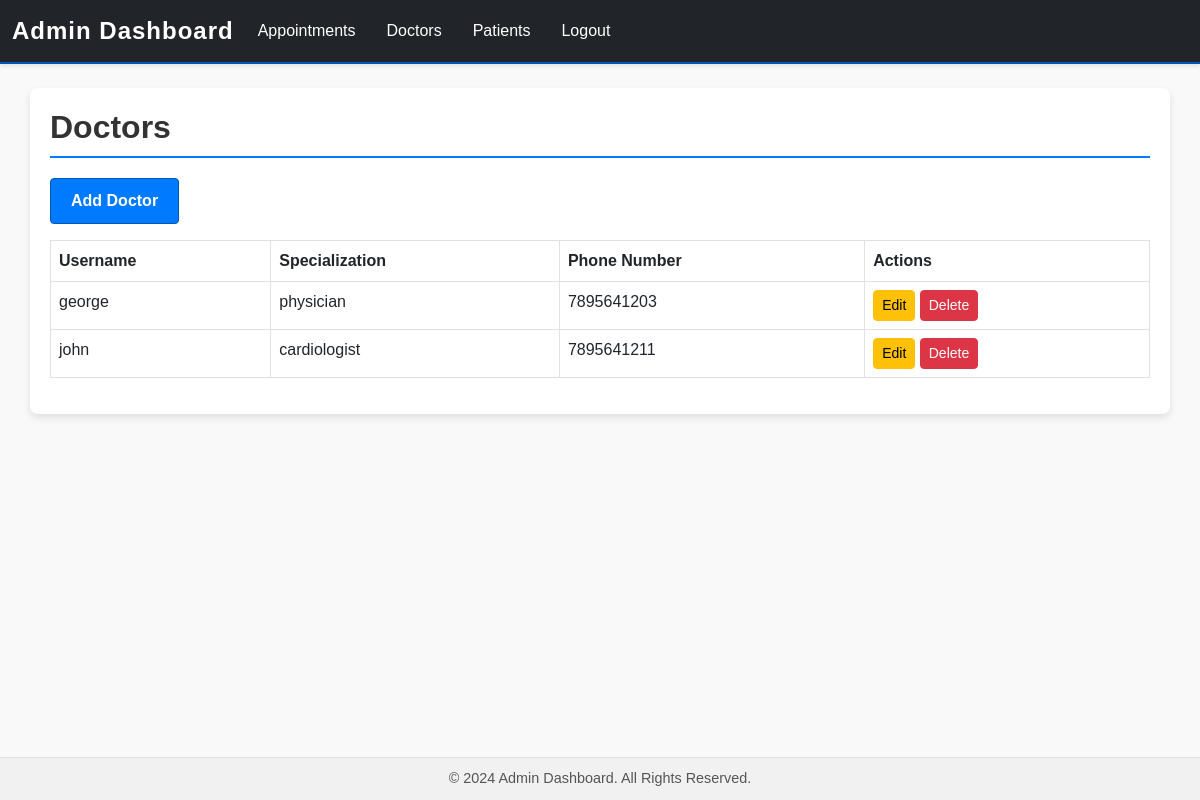
Screenshot of /admin_doctors/ with the database file from the repository.
### appointments/models.py (models this page shows, shortened)
class Doctor(models.Model):
    user = models.OneToOneField(User, on_delete=models.CASCADE)
    profile_pic = models.FileField(upload_to='doctor_profile/', null=True, blank=True)
    phone_number = models.CharField(max_length=250)
    address = models.TextField(blank=True, null=True)
    specialization = models.CharField(max_length=250)

### appointments/views.py (the view)
# urls.py: path('admin_doctors/', views.view_doctors, name='view_doctors'),
def view_doctors(request):
    doctors = Doctor.objects.all()
    return render(request, 'admin_doctor.html', {'doctors': doctors})

### templates/admin_doctor.html (shortened to what this page needs)
{% extends 'admin_base.html' %}
{% load static %}
{% block content %}
<h2>Doctors</h2>
<a href="{% url 'add_doctor' %}" class="btn btn-primary mb-3">Add Doctor</a>
<table class="table table-bordered">
    <thead>
        <tr>
            <th>Username</th>
            <th>Specialization</th>
            <th>Phone Number</th>
            <th>Actions</th>
        </tr>
    </thead>
    <tbody>
        {% for doctor in doctors %}
        <tr>
            <td>{{ doctor.user.username }}</td>
            <td>{{ doctor.specialization }}</td>
            <td>{{ doctor.phone_number }}</td>
            <td>
                <a href="{% url 'edit_doctor' doctor.id %}" class="btn btn-warning btn-sm">Edit</a>
                <a href="{% url 'delete_doctor' doctor.id %}" class="btn btn-danger btn-sm">Delete</a>
            </td>
        </tr>
        {% endfor %}
    </tbody>
</table>
{% endblock %}

### templates/admin_base.html (style rules this page uses)
body { font-family: 'Arial', sans-serif; background-color: #f9f9f9; color: #333333; margin: 0; padding: 0; }
.container h1, .container h2 { font-size: 2rem; font-weight: bold; color: #333333; margin-bottom: 20px; border-bottom: 2px solid #007bff; padding-bottom: 10px; }
.btn-primary { background-color: #007bff; border-color: #0056b3; transition: background-color 0.3s ease, border-color 0.3s ease; padding: 10px 20px; border-radius: 4px; font-size: 1rem; font-weight: bold; }

### rows the page displays
Doctor: user.username "george", specialization "physician", phone_number "7895641203"
Doctor: user.username "john", specialization "cardiologist", phone_number "7895641211"
